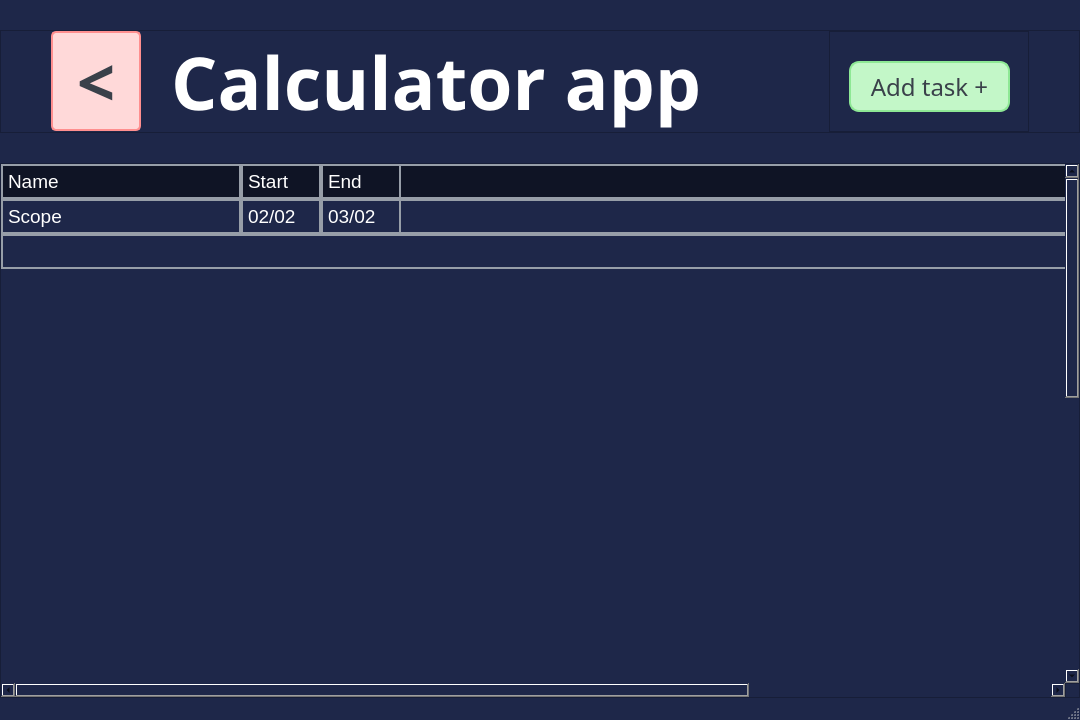
<?xml version="1.0" encoding="UTF-8"?>
<ui version="4.0">
 <class>ProjectsNavigationWindow</class>
 <widget class="QMainWindow" name="ProjectsNavigationWindow">
  <property name="geometry">
   <rect>
    <x>0</x>
    <y>0</y>
    <width>1080</width>
    <height>720</height>
   </rect>
  </property>
  <property name="sizePolicy">
   <sizepolicy hsizetype="Minimum" vsizetype="Minimum">
    <horstretch>0</horstretch>
    <verstretch>0</verstretch>
   </sizepolicy>
  </property>
  <property name="minimumSize">
   <size>
    <width>1080</width>
    <height>720</height>
   </size>
  </property>
  <property name="maximumSize">
   <size>
    <width>16777215</width>
    <height>16777215</height>
   </size>
  </property>
  <property name="palette">
   <palette>
    <active>
     <colorrole role="WindowText">
      <brush brushstyle="SolidPattern">
       <color alpha="255">
        <red>255</red>
        <green>255</green>
        <blue>255</blue>
       </color>
      </brush>
     </colorrole>
     <colorrole role="Button">
      <brush brushstyle="SolidPattern">
       <color alpha="255">
        <red>195</red>
        <green>247</green>
        <blue>200</blue>
       </color>
      </brush>
     </colorrole>
     <colorrole role="Light">
      <brush brushstyle="SolidPattern">
       <color alpha="255">
        <red>45</red>
        <green>59</green>
        <blue>109</blue>
       </color>
      </brush>
     </colorrole>
     <colorrole role="Midlight">
      <brush brushstyle="SolidPattern">
       <color alpha="255">
        <red>37</red>
        <green>49</green>
        <blue>91</blue>
       </color>
      </brush>
     </colorrole>
     <colorrole role="Dark">
      <brush brushstyle="SolidPattern">
       <color alpha="255">
        <red>43</red>
        <green>41</green>
        <blue>80</blue>
       </color>
      </brush>
     </colorrole>
     <colorrole role="Mid">
      <brush brushstyle="SolidPattern">
       <color alpha="255">
        <red>20</red>
        <green>26</green>
        <blue>49</blue>
       </color>
      </brush>
     </colorrole>
     <colorrole role="Text">
      <brush brushstyle="SolidPattern">
       <color alpha="255">
        <red>255</red>
        <green>255</green>
        <blue>255</blue>
       </color>
      </brush>
     </colorrole>
     <colorrole role="BrightText">
      <brush brushstyle="SolidPattern">
       <color alpha="255">
        <red>255</red>
        <green>255</green>
        <blue>255</blue>
       </color>
      </brush>
     </colorrole>
     <colorrole role="ButtonText">
      <brush brushstyle="SolidPattern">
       <color alpha="255">
        <red>58</red>
        <green>65</green>
        <blue>74</blue>
       </color>
      </brush>
     </colorrole>
     <colorrole role="Base">
      <brush brushstyle="SolidPattern">
       <color alpha="255">
        <red>22</red>
        <green>30</green>
        <blue>60</blue>
       </color>
      </brush>
     </colorrole>
     <colorrole role="Window">
      <brush brushstyle="SolidPattern">
       <color alpha="255">
        <red>30</red>
        <green>39</green>
        <blue>73</blue>
       </color>
      </brush>
     </colorrole>
     <colorrole role="Shadow">
      <brush brushstyle="SolidPattern">
       <color alpha="255">
        <red>0</red>
        <green>0</green>
        <blue>0</blue>
       </color>
      </brush>
     </colorrole>
     <colorrole role="AlternateBase">
      <brush brushstyle="SolidPattern">
       <color alpha="255">
        <red>15</red>
        <green>19</green>
        <blue>36</blue>
       </color>
      </brush>
     </colorrole>
     <colorrole role="ToolTipBase">
      <brush brushstyle="SolidPattern">
       <color alpha="255">
        <red>255</red>
        <green>255</green>
        <blue>220</blue>
       </color>
      </brush>
     </colorrole>
     <colorrole role="ToolTipText">
      <brush brushstyle="SolidPattern">
       <color alpha="255">
        <red>255</red>
        <green>255</green>
        <blue>255</blue>
       </color>
      </brush>
     </colorrole>
     <colorrole role="PlaceholderText">
      <brush brushstyle="SolidPattern">
       <color alpha="127">
        <red>255</red>
        <green>255</green>
        <blue>255</blue>
       </color>
      </brush>
     </colorrole>
    </active>
    <inactive>
     <colorrole role="WindowText">
      <brush brushstyle="SolidPattern">
       <color alpha="255">
        <red>255</red>
        <green>255</green>
        <blue>255</blue>
       </color>
      </brush>
     </colorrole>
     <colorrole role="Button">
      <brush brushstyle="SolidPattern">
       <color alpha="255">
        <red>195</red>
        <green>247</green>
        <blue>200</blue>
       </color>
      </brush>
     </colorrole>
     <colorrole role="Light">
      <brush brushstyle="SolidPattern">
       <color alpha="255">
        <red>45</red>
        <green>59</green>
        <blue>109</blue>
       </color>
      </brush>
     </colorrole>
     <colorrole role="Midlight">
      <brush brushstyle="SolidPattern">
       <color alpha="255">
        <red>37</red>
        <green>49</green>
        <blue>91</blue>
       </color>
      </brush>
     </colorrole>
     <colorrole role="Dark">
      <brush brushstyle="SolidPattern">
       <color alpha="255">
        <red>43</red>
        <green>41</green>
        <blue>80</blue>
       </color>
      </brush>
     </colorrole>
     <colorrole role="Mid">
      <brush brushstyle="SolidPattern">
       <color alpha="255">
        <red>20</red>
        <green>26</green>
        <blue>49</blue>
       </color>
      </brush>
     </colorrole>
     <colorrole role="Text">
      <brush brushstyle="SolidPattern">
       <color alpha="255">
        <red>255</red>
        <green>255</green>
        <blue>255</blue>
       </color>
      </brush>
     </colorrole>
     <colorrole role="BrightText">
      <brush brushstyle="SolidPattern">
       <color alpha="255">
        <red>255</red>
        <green>255</green>
        <blue>255</blue>
       </color>
      </brush>
     </colorrole>
     <colorrole role="ButtonText">
      <brush brushstyle="SolidPattern">
       <color alpha="255">
        <red>58</red>
        <green>65</green>
        <blue>74</blue>
       </color>
      </brush>
     </colorrole>
     <colorrole role="Base">
      <brush brushstyle="SolidPattern">
       <color alpha="255">
        <red>22</red>
        <green>30</green>
        <blue>60</blue>
       </color>
      </brush>
     </colorrole>
     <colorrole role="Window">
      <brush brushstyle="SolidPattern">
       <color alpha="255">
        <red>30</red>
        <green>39</green>
        <blue>73</blue>
       </color>
      </brush>
     </colorrole>
     <colorrole role="Shadow">
      <brush brushstyle="SolidPattern">
       <color alpha="255">
        <red>0</red>
        <green>0</green>
        <blue>0</blue>
       </color>
      </brush>
     </colorrole>
     <colorrole role="AlternateBase">
      <brush brushstyle="SolidPattern">
       <color alpha="255">
        <red>15</red>
        <green>19</green>
        <blue>36</blue>
       </color>
      </brush>
     </colorrole>
     <colorrole role="ToolTipBase">
      <brush brushstyle="SolidPattern">
       <color alpha="255">
        <red>255</red>
        <green>255</green>
        <blue>220</blue>
       </color>
      </brush>
     </colorrole>
     <colorrole role="ToolTipText">
      <brush brushstyle="SolidPattern">
       <color alpha="255">
        <red>255</red>
        <green>255</green>
        <blue>255</blue>
       </color>
      </brush>
     </colorrole>
     <colorrole role="PlaceholderText">
      <brush brushstyle="SolidPattern">
       <color alpha="127">
        <red>255</red>
        <green>255</green>
        <blue>255</blue>
       </color>
      </brush>
     </colorrole>
    </inactive>
    <disabled>
     <colorrole role="WindowText">
      <brush brushstyle="SolidPattern">
       <color alpha="255">
        <red>43</red>
        <green>41</green>
        <blue>80</blue>
       </color>
      </brush>
     </colorrole>
     <colorrole role="Button">
      <brush brushstyle="SolidPattern">
       <color alpha="255">
        <red>195</red>
        <green>247</green>
        <blue>200</blue>
       </color>
      </brush>
     </colorrole>
     <colorrole role="Light">
      <brush brushstyle="SolidPattern">
       <color alpha="255">
        <red>45</red>
        <green>59</green>
        <blue>109</blue>
       </color>
      </brush>
     </colorrole>
     <colorrole role="Midlight">
      <brush brushstyle="SolidPattern">
       <color alpha="255">
        <red>37</red>
        <green>49</green>
        <blue>91</blue>
       </color>
      </brush>
     </colorrole>
     <colorrole role="Dark">
      <brush brushstyle="SolidPattern">
       <color alpha="255">
        <red>43</red>
        <green>41</green>
        <blue>80</blue>
       </color>
      </brush>
     </colorrole>
     <colorrole role="Mid">
      <brush brushstyle="SolidPattern">
       <color alpha="255">
        <red>20</red>
        <green>26</green>
        <blue>49</blue>
       </color>
      </brush>
     </colorrole>
     <colorrole role="Text">
      <brush brushstyle="SolidPattern">
       <color alpha="255">
        <red>43</red>
        <green>41</green>
        <blue>80</blue>
       </color>
      </brush>
     </colorrole>
     <colorrole role="BrightText">
      <brush brushstyle="SolidPattern">
       <color alpha="255">
        <red>255</red>
        <green>255</green>
        <blue>255</blue>
       </color>
      </brush>
     </colorrole>
     <colorrole role="ButtonText">
      <brush brushstyle="SolidPattern">
       <color alpha="255">
        <red>43</red>
        <green>41</green>
        <blue>80</blue>
       </color>
      </brush>
     </colorrole>
     <colorrole role="Base">
      <brush brushstyle="SolidPattern">
       <color alpha="255">
        <red>30</red>
        <green>39</green>
        <blue>73</blue>
       </color>
      </brush>
     </colorrole>
     <colorrole role="Window">
      <brush brushstyle="SolidPattern">
       <color alpha="255">
        <red>30</red>
        <green>39</green>
        <blue>73</blue>
       </color>
      </brush>
     </colorrole>
     <colorrole role="Shadow">
      <brush brushstyle="SolidPattern">
       <color alpha="255">
        <red>0</red>
        <green>0</green>
        <blue>0</blue>
       </color>
      </brush>
     </colorrole>
     <colorrole role="AlternateBase">
      <brush brushstyle="SolidPattern">
       <color alpha="255">
        <red>30</red>
        <green>39</green>
        <blue>73</blue>
       </color>
      </brush>
     </colorrole>
     <colorrole role="ToolTipBase">
      <brush brushstyle="SolidPattern">
       <color alpha="255">
        <red>255</red>
        <green>255</green>
        <blue>220</blue>
       </color>
      </brush>
     </colorrole>
     <colorrole role="ToolTipText">
      <brush brushstyle="SolidPattern">
       <color alpha="255">
        <red>255</red>
        <green>255</green>
        <blue>255</blue>
       </color>
      </brush>
     </colorrole>
     <colorrole role="PlaceholderText">
      <brush brushstyle="SolidPattern">
       <color alpha="127">
        <red>15</red>
        <green>19</green>
        <blue>36</blue>
       </color>
      </brush>
     </colorrole>
    </disabled>
   </palette>
  </property>
  <property name="font">
   <font>
    <family>Leelawadee</family>
   </font>
  </property>
  <property name="windowTitle">
   <string>GanttStudent Login</string>
  </property>
  <property name="windowIcon">
   <iconset>
    <normaloff>../../../favicon.png</normaloff>../../../favicon.png</iconset>
  </property>
  <widget class="QWidget" name="central_widget">
   <layout class="QVBoxLayout" name="verticalLayout_2" stretch="0,0">
    <property name="spacing">
     <number>30</number>
    </property>
    <property name="leftMargin">
     <number>0</number>
    </property>
    <property name="topMargin">
     <number>30</number>
    </property>
    <property name="rightMargin">
     <number>0</number>
    </property>
    <property name="bottomMargin">
     <number>0</number>
    </property>
    <item>
     <widget class="QFrame" name="head">
      <property name="minimumSize">
       <size>
        <width>620</width>
        <height>90</height>
       </size>
      </property>
      <property name="styleSheet">
       <string notr="true"/>
      </property>
      <property name="frameShape">
       <enum>QFrame::StyledPanel</enum>
      </property>
      <property name="frameShadow">
       <enum>QFrame::Raised</enum>
      </property>
      <layout class="QHBoxLayout" name="horizontalLayout">
       <property name="spacing">
        <number>30</number>
       </property>
       <property name="leftMargin">
        <number>50</number>
       </property>
       <property name="topMargin">
        <number>0</number>
       </property>
       <property name="rightMargin">
        <number>50</number>
       </property>
       <property name="bottomMargin">
        <number>0</number>
       </property>
       <item>
        <widget class="QPushButton" name="back_button">
         <property name="minimumSize">
          <size>
           <width>90</width>
           <height>90</height>
          </size>
         </property>
         <property name="maximumSize">
          <size>
           <width>16777215</width>
           <height>100</height>
          </size>
         </property>
         <property name="font">
          <font>
           <family>Impact</family>
           <pointsize>50</pointsize>
           <bold>true</bold>
          </font>
         </property>
         <property name="cursor">
          <cursorShape>PointingHandCursor</cursorShape>
         </property>
         <property name="toolTip">
          <string>Login</string>
         </property>
         <property name="styleSheet">
          <string notr="true">border: 2px solid #ff8f8f;
border-radius: 5px;
background: #ffd9d9;
color: #3a414a;</string>
         </property>
         <property name="text">
          <string>&lt;</string>
         </property>
        </widget>
       </item>
       <item>
        <widget class="QLabel" name="title">
         <property name="sizePolicy">
          <sizepolicy hsizetype="Expanding" vsizetype="Preferred">
           <horstretch>100</horstretch>
           <verstretch>100</verstretch>
          </sizepolicy>
         </property>
         <property name="font">
          <font>
           <family>Leelawadee</family>
           <pointsize>55</pointsize>
           <bold>true</bold>
          </font>
         </property>
         <property name="styleSheet">
          <string notr="true">color: #ffffff</string>
         </property>
         <property name="text">
          <string>Calculator app</string>
         </property>
        </widget>
       </item>
       <item>
        <widget class="QFrame" name="add_task_frame">
         <property name="minimumSize">
          <size>
           <width>200</width>
           <height>0</height>
          </size>
         </property>
         <property name="frameShape">
          <enum>QFrame::StyledPanel</enum>
         </property>
         <property name="frameShadow">
          <enum>QFrame::Raised</enum>
         </property>
         <widget class="QPushButton" name="add_task_button">
          <property name="geometry">
           <rect>
            <x>20</x>
            <y>30</y>
            <width>161</width>
            <height>51</height>
           </rect>
          </property>
          <property name="minimumSize">
           <size>
            <width>0</width>
            <height>0</height>
           </size>
          </property>
          <property name="maximumSize">
           <size>
            <width>16777215</width>
            <height>100</height>
           </size>
          </property>
          <property name="font">
           <font>
            <family>Leelawadee</family>
            <pointsize>18</pointsize>
           </font>
          </property>
          <property name="cursor">
           <cursorShape>PointingHandCursor</cursorShape>
          </property>
          <property name="toolTip">
           <string>Login</string>
          </property>
          <property name="styleSheet">
           <string notr="true">border: 2px solid #8ee895;
border-radius: 10px;
background: #c3f7c8;
color: #3a414a;</string>
          </property>
          <property name="text">
           <string>Add task +</string>
          </property>
         </widget>
        </widget>
       </item>
      </layout>
     </widget>
    </item>
    <item>
     <widget class="QFrame" name="body">
      <property name="sizePolicy">
       <sizepolicy hsizetype="Expanding" vsizetype="Expanding">
        <horstretch>0</horstretch>
        <verstretch>0</verstretch>
       </sizepolicy>
      </property>
      <property name="styleSheet">
       <string notr="true">background: #1e2749;</string>
      </property>
      <property name="frameShape">
       <enum>QFrame::StyledPanel</enum>
      </property>
      <property name="frameShadow">
       <enum>QFrame::Raised</enum>
      </property>
      <layout class="QHBoxLayout" name="horizontalLayout_2">
       <property name="spacing">
        <number>0</number>
       </property>
       <property name="leftMargin">
        <number>0</number>
       </property>
       <property name="topMargin">
        <number>0</number>
       </property>
       <property name="rightMargin">
        <number>0</number>
       </property>
       <property name="bottomMargin">
        <number>0</number>
       </property>
       <item>
        <widget class="QScrollArea" name="scrollArea_3">
         <property name="styleSheet">
          <string notr="true">background: #1e2749;
color: #ffffff;</string>
         </property>
         <property name="frameShape">
          <enum>QFrame::NoFrame</enum>
         </property>
         <property name="frameShadow">
          <enum>QFrame::Plain</enum>
         </property>
         <property name="lineWidth">
          <number>0</number>
         </property>
         <property name="midLineWidth">
          <number>0</number>
         </property>
         <property name="verticalScrollBarPolicy">
          <enum>Qt::ScrollBarAsNeeded</enum>
         </property>
         <property name="horizontalScrollBarPolicy">
          <enum>Qt::ScrollBarAsNeeded</enum>
         </property>
         <property name="widgetResizable">
          <bool>true</bool>
         </property>
         <widget class="QWidget" name="scrollAreaWidgetContents_3">
          <property name="geometry">
           <rect>
            <x>0</x>
            <y>0</y>
            <width>1500</width>
            <height>1155</height>
           </rect>
          </property>
          <property name="styleSheet">
           <string notr="true">border: 0px;
color: #ffffff;</string>
          </property>
          <layout class="QGridLayout" name="gridLayout_2">
           <property name="sizeConstraint">
            <enum>QLayout::SetMinAndMaxSize</enum>
           </property>
           <property name="leftMargin">
            <number>0</number>
           </property>
           <property name="topMargin">
            <number>0</number>
           </property>
           <property name="rightMargin">
            <number>0</number>
           </property>
           <property name="bottomMargin">
            <number>50</number>
           </property>
           <property name="spacing">
            <number>0</number>
           </property>
           <item row="0" column="0">
            <widget class="QFrame" name="frame">
             <property name="enabled">
              <bool>true</bool>
             </property>
             <property name="sizePolicy">
              <sizepolicy hsizetype="Preferred" vsizetype="Preferred">
               <horstretch>0</horstretch>
               <verstretch>0</verstretch>
              </sizepolicy>
             </property>
             <property name="minimumSize">
              <size>
               <width>1500</width>
               <height>35</height>
              </size>
             </property>
             <property name="maximumSize">
              <size>
               <width>16777215</width>
               <height>35</height>
              </size>
             </property>
             <property name="styleSheet">
              <string notr="true">border: 2px solid #979ea8;
background: #0f1425;
color: #ffffff;</string>
             </property>
             <property name="frameShape">
              <enum>QFrame::StyledPanel</enum>
             </property>
             <property name="frameShadow">
              <enum>QFrame::Raised</enum>
             </property>
             <widget class="QFrame" name="frame_5">
              <property name="geometry">
               <rect>
                <x>0</x>
                <y>0</y>
                <width>400</width>
                <height>35</height>
               </rect>
              </property>
              <property name="sizePolicy">
               <sizepolicy hsizetype="Preferred" vsizetype="Preferred">
                <horstretch>0</horstretch>
                <verstretch>0</verstretch>
               </sizepolicy>
              </property>
              <property name="minimumSize">
               <size>
                <width>400</width>
                <height>35</height>
               </size>
              </property>
              <property name="maximumSize">
               <size>
                <width>400</width>
                <height>35</height>
               </size>
              </property>
              <property name="styleSheet">
               <string notr="true">border: 2px solid #979ea8;
background: #1e2749;
color: #ffffff;</string>
              </property>
              <property name="frameShape">
               <enum>QFrame::StyledPanel</enum>
              </property>
              <property name="frameShadow">
               <enum>QFrame::Raised</enum>
              </property>
              <widget class="QLabel" name="label">
               <property name="geometry">
                <rect>
                 <x>0</x>
                 <y>0</y>
                 <width>240</width>
                 <height>35</height>
                </rect>
               </property>
               <property name="font">
                <font>
                 <pointsize>14</pointsize>
                </font>
               </property>
               <property name="styleSheet">
                <string notr="true">border: 2px solid #979ea8;
background: #0f1425;
color: #ffffff;
qproperty-alignment: AlignLeft;</string>
               </property>
               <property name="text">
                <string>Name</string>
               </property>
              </widget>
              <widget class="QLabel" name="label_2">
               <property name="geometry">
                <rect>
                 <x>240</x>
                 <y>0</y>
                 <width>80</width>
                 <height>35</height>
                </rect>
               </property>
               <property name="font">
                <font>
                 <pointsize>14</pointsize>
                </font>
               </property>
               <property name="styleSheet">
                <string notr="true">border: 2px solid #979ea8;
background: #0f1425;
color: #ffffff;
qproperty-alignment: AlignCenter;</string>
               </property>
               <property name="text">
                <string>Start</string>
               </property>
              </widget>
              <widget class="QLabel" name="label_3">
               <property name="geometry">
                <rect>
                 <x>320</x>
                 <y>0</y>
                 <width>80</width>
                 <height>35</height>
                </rect>
               </property>
               <property name="font">
                <font>
                 <pointsize>14</pointsize>
                </font>
               </property>
               <property name="styleSheet">
                <string notr="true">border: 2px solid #979ea8;
background: #0f1425;
color: #ffffff;
qproperty-alignment: AlignCenter;</string>
               </property>
               <property name="text">
                <string>End</string>
               </property>
              </widget>
             </widget>
            </widget>
           </item>
           <item row="2" column="0">
            <widget class="QFrame" name="frame_3">
             <property name="minimumSize">
              <size>
               <width>0</width>
               <height>35</height>
              </size>
             </property>
             <property name="maximumSize">
              <size>
               <width>16777215</width>
               <height>35</height>
              </size>
             </property>
             <property name="styleSheet">
              <string notr="true">border: 2px solid #979ea8;
background: #1e2749;
color: #ffffff;</string>
             </property>
             <property name="frameShape">
              <enum>QFrame::StyledPanel</enum>
             </property>
             <property name="frameShadow">
              <enum>QFrame::Raised</enum>
             </property>
            </widget>
           </item>
           <item row="3" column="0">
            <widget class="QFrame" name="frame_4">
             <property name="minimumSize">
              <size>
               <width>0</width>
               <height>1000</height>
              </size>
             </property>
             <property name="maximumSize">
              <size>
               <width>16777215</width>
               <height>16777215</height>
              </size>
             </property>
             <property name="styleSheet">
              <string notr="true">background: #1e2749;
color: #ffffff;</string>
             </property>
             <property name="frameShape">
              <enum>QFrame::StyledPanel</enum>
             </property>
             <property name="frameShadow">
              <enum>QFrame::Raised</enum>
             </property>
            </widget>
           </item>
           <item row="1" column="0">
            <widget class="QFrame" name="frame_2">
             <property name="minimumSize">
              <size>
               <width>0</width>
               <height>35</height>
              </size>
             </property>
             <property name="maximumSize">
              <size>
               <width>16777215</width>
               <height>35</height>
              </size>
             </property>
             <property name="styleSheet">
              <string notr="true">border: 2px solid #979ea8;
background: #1e2749;
color: #ffffff;</string>
             </property>
             <property name="frameShape">
              <enum>QFrame::StyledPanel</enum>
             </property>
             <property name="frameShadow">
              <enum>QFrame::Raised</enum>
             </property>
             <widget class="QLabel" name="label_4">
              <property name="geometry">
               <rect>
                <x>0</x>
                <y>0</y>
                <width>240</width>
                <height>35</height>
               </rect>
              </property>
              <property name="font">
               <font>
                <pointsize>14</pointsize>
               </font>
              </property>
              <property name="styleSheet">
               <string notr="true">border: 2px solid #979ea8;
background: #1e2749;
color: #ffffff;
qproperty-alignment: AlignLeft;</string>
              </property>
              <property name="text">
               <string>Scope</string>
              </property>
             </widget>
             <widget class="QLabel" name="label_5">
              <property name="geometry">
               <rect>
                <x>240</x>
                <y>0</y>
                <width>80</width>
                <height>35</height>
               </rect>
              </property>
              <property name="font">
               <font>
                <pointsize>14</pointsize>
               </font>
              </property>
              <property name="styleSheet">
               <string notr="true">border: 2px solid #979ea8;
background: #1e2749;
color: #ffffff;
qproperty-alignment: AlignCenter;</string>
              </property>
              <property name="text">
               <string>02/02</string>
              </property>
             </widget>
             <widget class="QLabel" name="label_6">
              <property name="geometry">
               <rect>
                <x>320</x>
                <y>0</y>
                <width>80</width>
                <height>35</height>
               </rect>
              </property>
              <property name="font">
               <font>
                <pointsize>14</pointsize>
               </font>
              </property>
              <property name="styleSheet">
               <string notr="true">border: 2px solid #979ea8;
background: #1e2749;
color: #ffffff;
qproperty-alignment: AlignCenter;</string>
              </property>
              <property name="text">
               <string>03/02</string>
              </property>
             </widget>
            </widget>
           </item>
          </layout>
         </widget>
        </widget>
       </item>
      </layout>
     </widget>
    </item>
   </layout>
  </widget>
  <widget class="QMenuBar" name="menubar">
   <property name="geometry">
    <rect>
     <x>0</x>
     <y>0</y>
     <width>1080</width>
     <height>20</height>
    </rect>
   </property>
  </widget>
  <widget class="QStatusBar" name="statusbar"/>
 </widget>
 <resources/>
 <connections/>
</ui>
